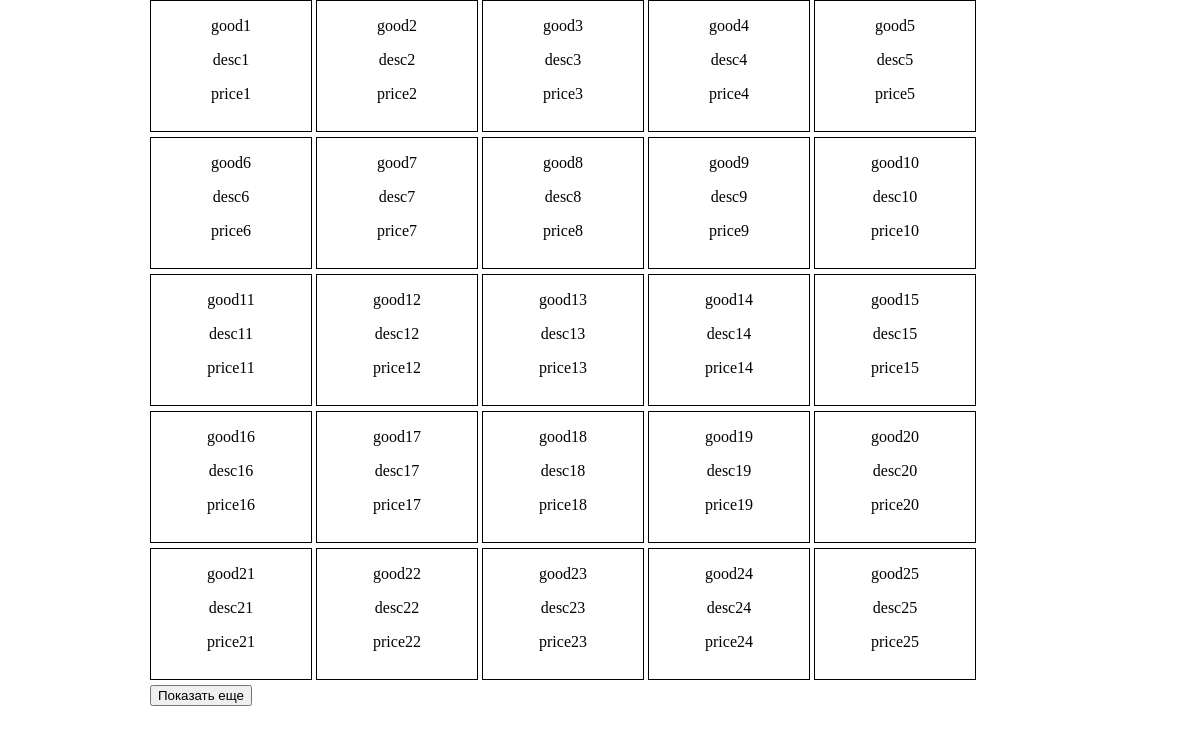
The page / on the database its author committed.
### tables this page shows
CREATE TABLE `goods` (
  `ID` int(10) NOT NULL,
  `title` varchar(255) NOT NULL,
  `desc` varchar(255) NOT NULL,
  `price` varchar(255) NOT NULL
);

### query.php (called while the page is built)
<?php
include 'PDO.php';
$stm = $db->prepare("SELECT * FROM `goods` LIMIT 25");
$stm->execute();
$allGoods = $stm->fetchAll();

### index.php (the view, shortened to what this page needs)
<?php
include 'query.php';
?>
<!DOCTYPE html>
<html lang="en">
<head>
    <link rel="stylesheet" href="style.css">
</head>
<body>
<div id="content">
<?php foreach($allGoods as $good): ?>
    <div class = "good">
        <p><?=$good['title'];?></p>
        <p><?=$good['desc'];?></p>
        <p><?=$good['price'];?></p>
    </div>
<?php endforeach; ?>
<input id="show_more" type="button" value="Показать еще">
</div>
</body>
</html>

### style.css (style rules this page uses)
body { width: 900px; margin: 0 auto; }
.good { display: inline-block; width: 160px; height: 130px; border: solid 1px black; text-align: center; margin-bottom: 5px; }

### rows shown on the page
goods: title "good1", desc "desc1", price "price1"
goods: title "good2", desc "desc2", price "price2"
goods: title "good3", desc "desc3", price "price3"
goods: title "good4", desc "desc4", price "price4"
goods: title "good5", desc "desc5", price "price5"
goods: title "good6", desc "desc6", price "price6"
goods: title "good7", desc "desc7", price "price7"
goods: title "good8", desc "desc8", price "price8"
goods: title "good9", desc "desc9", price "price9"
goods: title "good10", desc "desc10", price "price10"
goods: title "good11", desc "desc11", price "price11"
goods: title "good12", desc "desc12", price "price12"
goods: title "good13", desc "desc13", price "price13"
goods: title "good14", desc "desc14", price "price14"
goods: title "good15", desc "desc15", price "price15"
goods: title "good16", desc "desc16", price "price16"
goods: title "good17", desc "desc17", price "price17"
goods: title "good18", desc "desc18", price "price18"
goods: title "good19", desc "desc19", price "price19"
goods: title "good20", desc "desc20", price "price20"
goods: title "good21", desc "desc21", price "price21"
goods: title "good22", desc "desc22", price "price22"
goods: title "good23", desc "desc23", price "price23"
goods: title "good24", desc "desc24", price "price24"
goods: title "good25", desc "desc25", price "price25"
